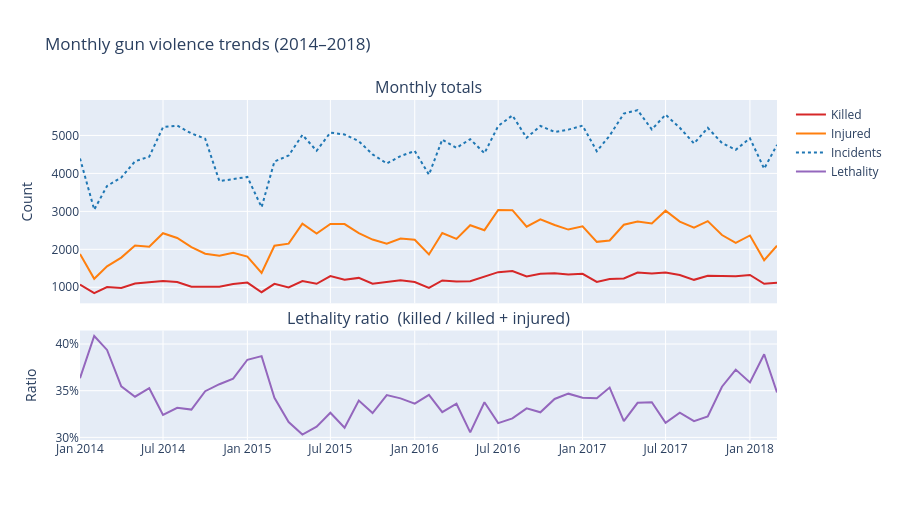

The cell this chart's notebook holds for it:
### Markdown cell above
## Monthly time series (2014–2018)

Let's inspect a monthly time series from January 2014 to March 2018.

### Code cell
monthly = (
    df[df["year"] >= 2014]
    .groupby("year_month")
    .agg(n_killed=("n_killed", "sum"), n_injured=("n_injured", "sum"), n_incidents=("n_killed", "count"))
    .reset_index()
)
monthly["date"] = monthly["year_month"].dt.to_timestamp()
monthly["lethality"] = monthly["n_killed"] / (monthly["n_killed"] + monthly["n_injured"])

fig = make_subplots(
    rows=2, cols=1,
    shared_xaxes=True,
    row_heights=[0.65, 0.35],
    vertical_spacing=0.08,
    subplot_titles=("Monthly totals", "Lethality ratio  (killed / killed + injured)"),
)

fig.add_trace(go.Scatter(x=monthly["date"], y=monthly["n_killed"],    name="Killed",    line=dict(color="#d62728")),             row=1, col=1)
fig.add_trace(go.Scatter(x=monthly["date"], y=monthly["n_injured"],   name="Injured",   line=dict(color="#ff7f0e")),             row=1, col=1)
fig.add_trace(go.Scatter(x=monthly["date"], y=monthly["n_incidents"], name="Incidents", line=dict(color="#1f77b4", dash="dot")), row=1, col=1)
fig.add_trace(go.Scatter(x=monthly["date"], y=monthly["lethality"],   name="Lethality", line=dict(color="#9467bd")),             row=2, col=1)

fig.update_yaxes(title_text="Count", row=1, col=1)
fig.update_yaxes(title_text="Ratio", tickformat=".0%", row=2, col=1)
fig.update_layout(
    title="Monthly gun violence trends (2014–2018)",
    hovermode="x unified",
    height=520,
)
fig.show()
